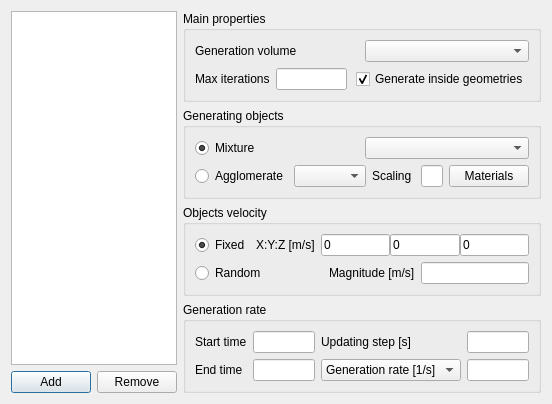
<?xml version="1.0" encoding="UTF-8"?>
<ui version="4.0">
 <class>ObjectsGeneratorTab</class>
 <widget class="QDialog" name="ObjectsGeneratorTab">
  <property name="geometry">
   <rect>
    <x>0</x>
    <y>0</y>
    <width>548</width>
    <height>370</height>
   </rect>
  </property>
  <property name="sizePolicy">
   <sizepolicy hsizetype="Preferred" vsizetype="Preferred">
    <horstretch>0</horstretch>
    <verstretch>0</verstretch>
   </sizepolicy>
  </property>
  <property name="windowTitle">
   <string>Dynamic generators</string>
  </property>
  <layout class="QHBoxLayout" name="horizontalLayout_6">
   <item>
    <layout class="QVBoxLayout" name="verticalLayout_7">
     <item>
      <widget class="QListWidget" name="generatorsList">
       <property name="toolTip">
        <string>List of generators</string>
       </property>
      </widget>
     </item>
     <item>
      <layout class="QHBoxLayout" name="horizontalLayout_12" stretch="1,0">
       <item>
        <widget class="QPushButton" name="addGenerator">
         <property name="toolTip">
          <string>Add new generator</string>
         </property>
         <property name="text">
          <string>Add</string>
         </property>
         <property name="icon">
          <iconset resource="../../MusenGUI/MusenGUI/musengui.qrc">
           <normaloff>:/MusenGUI/Pictures/add.png</normaloff>:/MusenGUI/Pictures/add.png</iconset>
         </property>
        </widget>
       </item>
       <item>
        <widget class="QPushButton" name="removeGenerator">
         <property name="toolTip">
          <string>Remove generator</string>
         </property>
         <property name="text">
          <string>Remove</string>
         </property>
         <property name="icon">
          <iconset resource="../../MusenGUI/MusenGUI/musengui.qrc">
           <normaloff>:/MusenGUI/Pictures/minus.png</normaloff>:/MusenGUI/Pictures/minus.png</iconset>
         </property>
         <property name="autoDefault">
          <bool>false</bool>
         </property>
        </widget>
       </item>
      </layout>
     </item>
    </layout>
   </item>
   <item>
    <widget class="QFrame" name="frameSettings">
     <layout class="QVBoxLayout" name="verticalLayout_5">
      <property name="leftMargin">
       <number>0</number>
      </property>
      <property name="topMargin">
       <number>0</number>
      </property>
      <property name="rightMargin">
       <number>0</number>
      </property>
      <property name="bottomMargin">
       <number>0</number>
      </property>
      <item>
       <widget class="QGroupBox" name="groupBoxMain">
        <property name="title">
         <string>Main properties</string>
        </property>
        <layout class="QVBoxLayout" name="verticalLayout_2">
         <item>
          <layout class="QHBoxLayout" name="horizontalLayout_3">
           <item>
            <widget class="QLabel" name="label_4">
             <property name="text">
              <string>Generation volume</string>
             </property>
            </widget>
           </item>
           <item>
            <widget class="QComboBox" name="generationVolume">
             <property name="toolTip">
              <string>Specification of volume for particles generation</string>
             </property>
            </widget>
           </item>
          </layout>
         </item>
         <item>
          <layout class="QHBoxLayout" name="horizontalLayout_4">
           <item>
            <widget class="QLabel" name="label_2">
             <property name="text">
              <string>Max iterations</string>
             </property>
            </widget>
           </item>
           <item>
            <widget class="QLineEdit" name="lineEditMaxIterations"/>
           </item>
           <item>
            <spacer name="horizontalSpacer">
             <property name="orientation">
              <enum>Qt::Horizontal</enum>
             </property>
             <property name="sizeHint" stdset="0">
              <size>
               <width>40</width>
               <height>20</height>
              </size>
             </property>
            </spacer>
           </item>
           <item>
            <widget class="QCheckBox" name="insideGeometriesCheckBox">
             <property name="toolTip">
              <string>Objects will be generated inside real geometries</string>
             </property>
             <property name="text">
              <string>Generate inside geometries</string>
             </property>
             <property name="checked">
              <bool>true</bool>
             </property>
            </widget>
           </item>
          </layout>
         </item>
        </layout>
       </widget>
      </item>
      <item>
       <widget class="QGroupBox" name="groupBoxObjects">
        <property name="title">
         <string>Generating objects</string>
        </property>
        <layout class="QVBoxLayout" name="verticalLayout">
         <item>
          <layout class="QHBoxLayout" name="horizontalLayout_2">
           <item>
            <widget class="QRadioButton" name="radioParticles">
             <property name="text">
              <string>Mixture</string>
             </property>
             <property name="checked">
              <bool>true</bool>
             </property>
            </widget>
           </item>
           <item>
            <widget class="QComboBox" name="mixtureCombo"/>
           </item>
          </layout>
         </item>
         <item>
          <layout class="QHBoxLayout" name="horizontalLayout_8">
           <item>
            <widget class="QRadioButton" name="agglomRadio">
             <property name="toolTip">
              <string>Generate agglomerates</string>
             </property>
             <property name="text">
              <string>Agglomerate</string>
             </property>
            </widget>
           </item>
           <item>
            <widget class="QFrame" name="frameAgglomerate">
             <layout class="QHBoxLayout" name="horizontalLayout_10" stretch="1,0,1,0">
              <property name="leftMargin">
               <number>0</number>
              </property>
              <property name="topMargin">
               <number>0</number>
              </property>
              <property name="rightMargin">
               <number>0</number>
              </property>
              <property name="bottomMargin">
               <number>0</number>
              </property>
              <item>
               <widget class="QComboBox" name="agglomerateCombo">
                <property name="toolTip">
                 <string>Selection of agglomerate type</string>
                </property>
               </widget>
              </item>
              <item>
               <widget class="QLabel" name="label_12">
                <property name="text">
                 <string>Scaling </string>
                </property>
               </widget>
              </item>
              <item>
               <widget class="QLineEdit" name="scalingFact">
                <property name="toolTip">
                 <string>Scaling factor (1 - agglomerates will be created as is)</string>
                </property>
                <property name="text">
                 <string/>
                </property>
               </widget>
              </item>
              <item>
               <widget class="QPushButton" name="pushButtonAggloMaterials">
                <property name="text">
                 <string>Materials</string>
                </property>
               </widget>
              </item>
             </layout>
            </widget>
           </item>
          </layout>
         </item>
        </layout>
       </widget>
      </item>
      <item>
       <widget class="QGroupBox" name="groupBoxVelocity">
        <property name="title">
         <string>Objects velocity</string>
        </property>
        <layout class="QVBoxLayout" name="verticalLayout_3">
         <item>
          <layout class="QHBoxLayout" name="horizontalLayout_15">
           <item>
            <widget class="QRadioButton" name="radioFixedVelocity">
             <property name="text">
              <string>Fixed</string>
             </property>
             <property name="checked">
              <bool>true</bool>
             </property>
            </widget>
           </item>
           <item>
            <spacer name="horizontalSpacer_3">
             <property name="orientation">
              <enum>Qt::Horizontal</enum>
             </property>
             <property name="sizeHint" stdset="0">
              <size>
               <width>40</width>
               <height>20</height>
              </size>
             </property>
            </spacer>
           </item>
           <item>
            <widget class="QFrame" name="frameFixed">
             <layout class="QHBoxLayout" name="horizontalLayout_14">
              <property name="leftMargin">
               <number>0</number>
              </property>
              <property name="topMargin">
               <number>0</number>
              </property>
              <property name="rightMargin">
               <number>0</number>
              </property>
              <property name="bottomMargin">
               <number>0</number>
              </property>
              <item>
               <widget class="QLabel" name="labelVelocity">
                <property name="text">
                 <string>X:Y:Z [m/s]</string>
                </property>
               </widget>
              </item>
              <item>
               <layout class="QHBoxLayout" name="horizontalLayout_16">
                <property name="spacing">
                 <number>0</number>
                </property>
                <item>
                 <widget class="QLineEdit" name="lineEditVeloX">
                  <property name="text">
                   <string>0</string>
                  </property>
                 </widget>
                </item>
                <item>
                 <widget class="QLineEdit" name="lineEditVeloY">
                  <property name="text">
                   <string>0</string>
                  </property>
                 </widget>
                </item>
                <item>
                 <widget class="QLineEdit" name="lineEditVeloZ">
                  <property name="text">
                   <string>0</string>
                  </property>
                 </widget>
                </item>
               </layout>
              </item>
             </layout>
            </widget>
           </item>
          </layout>
         </item>
         <item>
          <layout class="QHBoxLayout" name="horizontalLayout_17">
           <item>
            <widget class="QRadioButton" name="radioRandomVelocity">
             <property name="text">
              <string>Random</string>
             </property>
            </widget>
           </item>
           <item>
            <widget class="QFrame" name="frameRandom">
             <layout class="QHBoxLayout" name="horizontalLayout_18">
              <property name="leftMargin">
               <number>0</number>
              </property>
              <property name="topMargin">
               <number>0</number>
              </property>
              <property name="rightMargin">
               <number>0</number>
              </property>
              <property name="bottomMargin">
               <number>0</number>
              </property>
              <item>
               <spacer name="horizontalSpacer_2">
                <property name="orientation">
                 <enum>Qt::Horizontal</enum>
                </property>
                <property name="sizeHint" stdset="0">
                 <size>
                  <width>40</width>
                  <height>20</height>
                 </size>
                </property>
               </spacer>
              </item>
              <item>
               <widget class="QLabel" name="labelMagnitude">
                <property name="text">
                 <string>Magnitude [m/s]</string>
                </property>
               </widget>
              </item>
              <item>
               <widget class="QLineEdit" name="lineEditMagnitude"/>
              </item>
             </layout>
            </widget>
           </item>
          </layout>
         </item>
        </layout>
       </widget>
      </item>
      <item>
       <widget class="QGroupBox" name="groupBoxRate">
        <property name="title">
         <string>Generation rate</string>
        </property>
        <layout class="QGridLayout" name="gridLayout">
         <item row="0" column="0">
          <widget class="QLabel" name="startTimeLabel">
           <property name="text">
            <string>Start time</string>
           </property>
          </widget>
         </item>
         <item row="0" column="1">
          <widget class="QLineEdit" name="startTime">
           <property name="toolTip">
            <string>Initial time point when generation will be started</string>
           </property>
          </widget>
         </item>
         <item row="0" column="2">
          <widget class="QLabel" name="updateStepLabel">
           <property name="text">
            <string>Updating step [s]</string>
           </property>
          </widget>
         </item>
         <item row="0" column="3">
          <widget class="QLineEdit" name="updateStep">
           <property name="toolTip">
            <string>Generation implemented iteratively (see Users Guide)</string>
           </property>
          </widget>
         </item>
         <item row="1" column="0">
          <widget class="QLabel" name="endTimeLabel">
           <property name="text">
            <string>End time</string>
           </property>
          </widget>
         </item>
         <item row="1" column="1">
          <widget class="QLineEdit" name="endTime">
           <property name="toolTip">
            <string>End generation time</string>
           </property>
          </widget>
         </item>
         <item row="1" column="3">
          <widget class="QLineEdit" name="lineEditRateValue">
           <property name="toolTip">
            <string>Number of particles/agglomerates which will be generated in 1 sec</string>
           </property>
          </widget>
         </item>
         <item row="1" column="2">
          <widget class="QComboBox" name="comboRateType">
           <item>
            <property name="text">
             <string>Generation rate [1/s]</string>
            </property>
           </item>
           <item>
            <property name="text">
             <string>Objects per step</string>
            </property>
           </item>
           <item>
            <property name="text">
             <string>Objects total</string>
            </property>
           </item>
          </widget>
         </item>
        </layout>
       </widget>
      </item>
     </layout>
    </widget>
   </item>
  </layout>
 </widget>
 <tabstops>
  <tabstop>generatorsList</tabstop>
  <tabstop>addGenerator</tabstop>
  <tabstop>agglomRadio</tabstop>
  <tabstop>agglomerateCombo</tabstop>
  <tabstop>scalingFact</tabstop>
  <tabstop>pushButtonAggloMaterials</tabstop>
  <tabstop>radioFixedVelocity</tabstop>
  <tabstop>lineEditVeloX</tabstop>
  <tabstop>lineEditVeloY</tabstop>
  <tabstop>lineEditVeloZ</tabstop>
  <tabstop>radioRandomVelocity</tabstop>
  <tabstop>lineEditMagnitude</tabstop>
  <tabstop>startTime</tabstop>
  <tabstop>endTime</tabstop>
  <tabstop>updateStep</tabstop>
  <tabstop>lineEditRateValue</tabstop>
 </tabstops>
 <resources>
  <include location="../../MusenGUI/MusenGUI/musengui.qrc"/>
 </resources>
 <connections/>
</ui>
